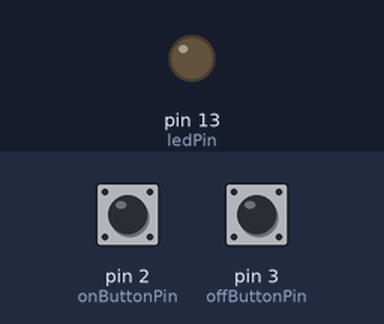
The sketch below on a simulated Arduino Uno, built with avr-gcc and run on an emulated ATmega328P. Parts: output pins drawn as LEDs (lit = HIGH). The inputs (shaded band) are chosen by the test bench; at power-on: pin 2 (onButtonPin) LOW, pin 3 (offButtonPin) LOW.

Above: at 1.2 s.
1.3 s: pin 2 (onButtonPin) pulled HIGH for 0.15 s
At 2.3 s:
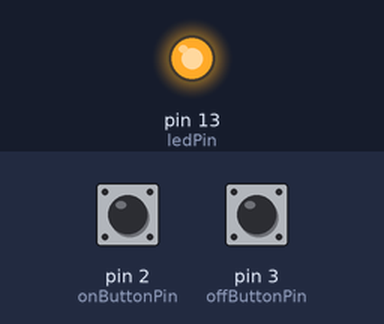
2.9 s: pin 3 (offButtonPin) pulled HIGH for 0.15 s
At 3.5 s:
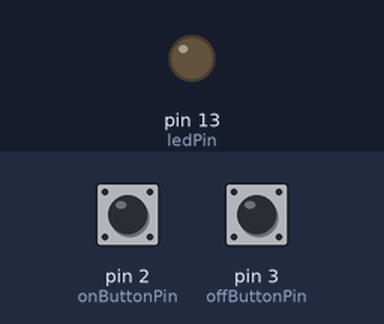
4.5 s: pin 2 (onButtonPin) pulled HIGH for 1 s
At 5.9 s:
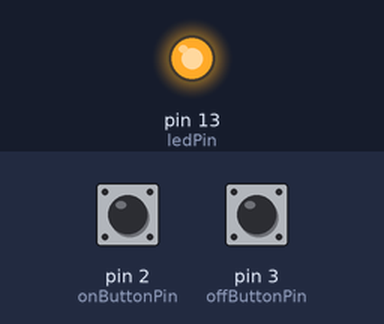
7.0 s: pin 2 (onButtonPin) driven HIGH and pin 3 (offButtonPin) driven HIGH
At 8.1 s:
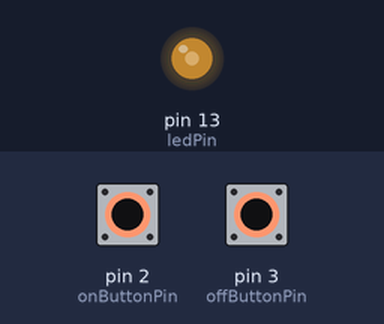
8.5 s: pin 3 (offButtonPin) driven LOW
At 9.9 s:
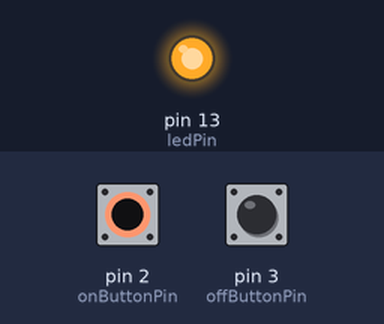
Timing chart, 0 to 11.0 s (numbered marks = the images above; inputs shaded):
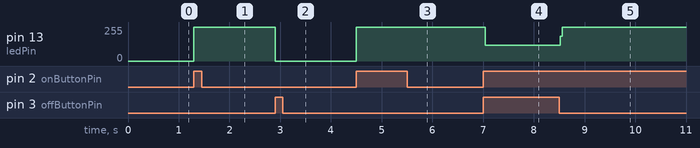

The sketch:

button-1.ino
```cpp
const int onButtonPin = 2;     // pin nr of "on" button
const int offButtonPin = 3;    // pin nr of "off" button
const int ledPin =  13;        // pin nr of LED

void setup() {
  pinMode(ledPin, OUTPUT);      // initialize LED pin as output
  pinMode(onButtonPin, INPUT);  // initialize button pin as input
  pinMode(offButtonPin, INPUT); // initialize button pin as input
}

void loop() {
  if (digitalRead(onButtonPin) == HIGH) {
    digitalWrite(ledPin, HIGH);
  }

  if (digitalRead(offButtonPin) == HIGH) {
    digitalWrite(ledPin, LOW);
  }
}
```

Measured:
- after the input at 1.3 s, pin 13 (ledPin): 0/255 → 255/255 at once
- after the input at 2.9 s, pin 13 (ledPin): 255/255 → 0/255 at once
- after the input at 4.5 s, pin 13 (ledPin): 0/255 → 255/255 at once
- after the input at 7.0 s, pin 13 (ledPin): 255/255 → 119/255 at once
- after the input at 8.5 s, pin 13 (ledPin): 119/255 → 255/255 at once
